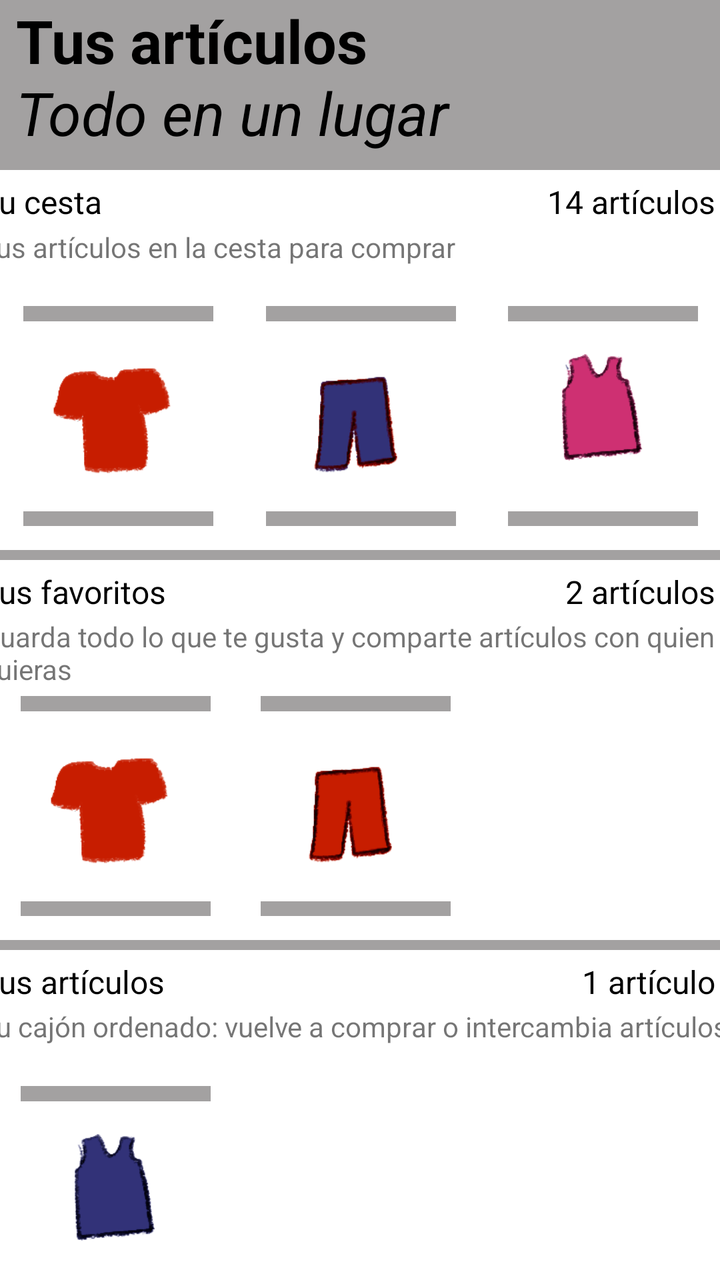
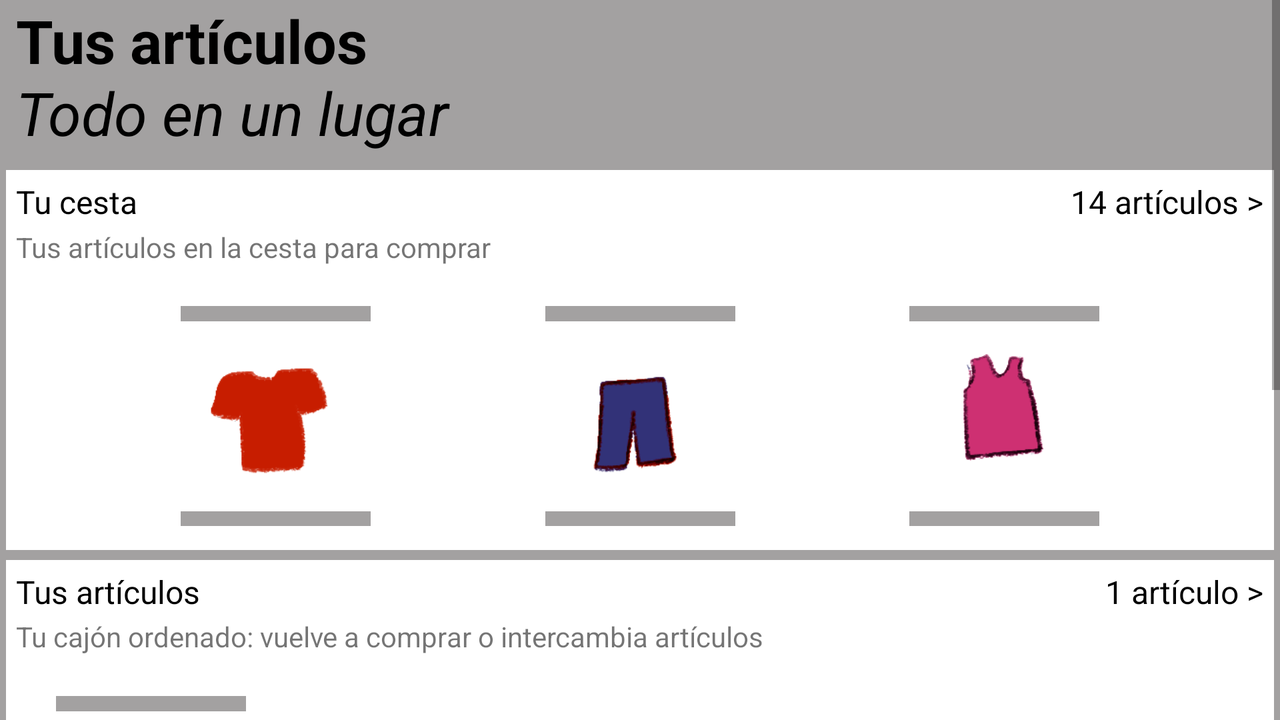

An Android layout and its configuration variant, each rendered on a device that would load it. The default file and the variant file are quoted in full after the pictures.
<!-- AndroidManifest.xml: application theme Theme.Tienda -->
<!-- res/layout/fragment_dashboard.xml -->
<?xml version="1.0" encoding="utf-8"?>
<androidx.constraintlayout.widget.ConstraintLayout xmlns:android="http://schemas.android.com/apk/res/android"
    xmlns:app="http://schemas.android.com/apk/res-auto"
    xmlns:tools="http://schemas.android.com/tools"
    android:layout_width="match_parent"
    android:layout_height="match_parent"
    android:background="#A3A1A1"
    tools:context=".ui.dashboard.DashboardFragment">

    <TextView
        android:id="@+id/text_dashboard"
        android:layout_width="match_parent"
        android:layout_height="wrap_content"
        android:layout_marginStart="8dp"
        android:layout_marginTop="8dp"
        android:layout_marginEnd="8dp"
        android:textAlignment="center"
        android:textSize="20sp"
        android:visibility="invisible"
        app:layout_constraintBottom_toBottomOf="parent"
        app:layout_constraintEnd_toEndOf="parent"
        app:layout_constraintHorizontal_bias="0.0"
        app:layout_constraintStart_toStartOf="parent"
        app:layout_constraintTop_toTopOf="parent"
        app:layout_constraintVertical_bias="0.992" />

    <TextView
        android:id="@+id/textView10"
        android:layout_width="216dp"
        android:layout_height="36dp"
        android:layout_marginStart="8dp"
        android:layout_marginEnd="245dp"
        android:text="Tus artículos"
        android:textColor="#000000"
        android:textSize="30sp"
        android:textStyle="bold"
        app:layout_constraintBottom_toTopOf="@+id/text_dashboard"
        app:layout_constraintEnd_toEndOf="parent"
        app:layout_constraintHorizontal_bias="0.0"
        app:layout_constraintStart_toStartOf="parent"
        app:layout_constraintTop_toTopOf="parent"
        app:layout_constraintVertical_bias="0.0" />

    <TextView
        android:id="@+id/textView11"
        android:layout_width="231dp"
        android:layout_height="44dp"
        android:layout_marginStart="8dp"
        android:layout_marginEnd="186dp"
        android:text="Todo en un lugar"
        android:textColor="#000000"
        android:textSize="30sp"
        android:textStyle="italic"
        app:layout_constraintEnd_toEndOf="parent"
        app:layout_constraintHorizontal_bias="0.0"
        app:layout_constraintStart_toStartOf="parent"
        app:layout_constraintTop_toBottomOf="@+id/textView10" />

    <androidx.constraintlayout.widget.ConstraintLayout
        android:id="@+id/Cesta10"
        android:layout_width="390dp"
        android:layout_height="190dp"
        android:layout_marginStart="3dp"
        android:layout_marginTop="5dp"
        android:layout_marginEnd="3dp"
        android:background="@color/white"
        android:clickable="true"
        app:layout_constraintEnd_toEndOf="parent"
        app:layout_constraintStart_toStartOf="parent"
        app:layout_constraintTop_toBottomOf="@+id/textView11">

        <TextView
            android:id="@+id/textView22"
            android:layout_width="87dp"
            android:layout_height="20dp"
            android:layout_marginStart="5dp"
            android:layout_marginTop="5dp"
            android:text="Tu cesta"
            android:textColor="#000000"
            android:textSize="16sp"
            app:layout_constraintStart_toStartOf="parent"
            app:layout_constraintTop_toTopOf="parent" />

        <TextView
            android:id="@+id/textView23"
            android:layout_width="wrap_content"
            android:layout_height="wrap_content"
            android:layout_marginTop="5dp"
            android:layout_marginEnd="5dp"
            android:text="14 artículos >"
            android:textColor="#000000"
            android:textSize="16sp"
            app:layout_constraintEnd_toEndOf="parent"
            app:layout_constraintTop_toTopOf="parent" />

        <ImageView
            android:id="@+id/imageView7"
            android:layout_width="95dp"
            android:layout_height="110dp"
            android:layout_marginStart="25dp"
            android:layout_marginBottom="12dp"
            android:background="#A3A1A1"
            android:src="@drawable/ilustraci_n_sin_t_tulo_4"
            app:layout_constraintBottom_toBottomOf="parent"
            app:layout_constraintEnd_toStartOf="@+id/imageView8"
            app:layout_constraintStart_toStartOf="parent" />

        <ImageView
            android:id="@+id/imageView8"
            android:layout_width="95dp"
            android:layout_height="110dp"
            android:layout_marginStart="25dp"
            android:layout_marginEnd="25dp"
            android:layout_marginBottom="12dp"
            android:background="#A3A1A1"
            android:src="@drawable/ilustraci_n_sin_t_tulo_2"
            app:layout_constraintBottom_toBottomOf="parent"
            app:layout_constraintEnd_toStartOf="@+id/imageView9"
            app:layout_constraintStart_toEndOf="@+id/imageView7" />

        <TextView
            android:id="@+id/textView24"
            android:layout_width="wrap_content"
            android:layout_height="wrap_content"
            android:layout_marginStart="5dp"
            android:layout_marginTop="2dp"
            android:layout_marginBottom="18dp"
            android:text="Tus artículos en la cesta para comprar"
            android:textSize="14sp"
            app:layout_constraintBottom_toTopOf="@+id/imageView7"
            app:layout_constraintStart_toStartOf="parent"
            app:layout_constraintTop_toBottomOf="@+id/textView22" />

        <ImageView
            android:id="@+id/imageView9"
            android:layout_width="95dp"
            android:layout_height="110dp"
            android:layout_marginEnd="25dp"
            android:layout_marginBottom="12dp"
            android:background="#A3A1A1"
            android:src="@drawable/ilustraci_n_sin_t_tulo"
            app:layout_constraintBottom_toBottomOf="parent"
            app:layout_constraintEnd_toEndOf="parent"
            app:layout_constraintStart_toEndOf="@+id/imageView8" />
    </androidx.constraintlayout.widget.ConstraintLayout>

    <androidx.constraintlayout.widget.ConstraintLayout
        android:id="@+id/favoritos10"
        android:layout_width="390dp"
        android:layout_height="190dp"
        android:layout_marginStart="3dp"
        android:layout_marginTop="5dp"
        android:layout_marginEnd="3dp"
        android:background="@color/white"
        app:layout_constraintEnd_toEndOf="parent"
        app:layout_constraintStart_toStartOf="parent"
        app:layout_constraintTop_toBottomOf="@+id/Cesta10">

        <TextView
            android:id="@+id/textView25"
            android:layout_width="wrap_content"
            android:layout_height="wrap_content"
            android:layout_marginStart="5dp"
            android:layout_marginTop="5dp"
            android:text="Tus favoritos"
            android:textColor="#000000"
            android:textSize="16sp"
            app:layout_constraintStart_toStartOf="parent"
            app:layout_constraintTop_toTopOf="parent" />

        <ImageView
            android:id="@+id/imageView10"
            android:layout_width="95dp"
            android:layout_height="110dp"
            android:layout_marginStart="25dp"
            android:layout_marginBottom="12dp"
            android:background="#A3A1A1"
            android:src="@drawable/ilustraci_n_sin_t_tulo_4"
            app:layout_constraintBottom_toBottomOf="parent"
            app:layout_constraintEnd_toStartOf="@+id/imageView11"
            app:layout_constraintStart_toStartOf="parent" />

        <ImageView
            android:id="@+id/imageView11"
            android:layout_width="95dp"
            android:layout_height="110dp"
            android:layout_marginStart="25dp"
            android:layout_marginBottom="12dp"
            android:background="#A3A1A1"
            android:src="@drawable/ilustraci_n_sin_t_tulo_3"
            app:layout_constraintBottom_toBottomOf="parent"
            app:layout_constraintStart_toEndOf="@+id/imageView10" />

        <TextView
            android:id="@+id/textView26"
            android:layout_width="wrap_content"
            android:layout_height="wrap_content"
            android:layout_marginTop="5dp"
            android:layout_marginEnd="5dp"
            android:text="2 artículos >"
            android:textColor="#000000"
            android:textSize="16sp"
            app:layout_constraintEnd_toEndOf="parent"
            app:layout_constraintTop_toTopOf="parent" />

        <TextView
            android:id="@+id/textView27"
            android:layout_width="wrap_content"
            android:layout_height="wrap_content"
            android:layout_marginStart="5dp"
            android:layout_marginTop="2dp"
            android:text="Guarda todo lo que te gusta y comparte artículos con quien quieras"
            app:layout_constraintStart_toStartOf="parent"
            app:layout_constraintTop_toBottomOf="@+id/textView25" />

    </androidx.constraintlayout.widget.ConstraintLayout>

    <androidx.constraintlayout.widget.ConstraintLayout
        android:id="@+id/articulos10"
        android:layout_width="390dp"
        android:layout_height="190dp"
        android:layout_marginStart="3dp"
        android:layout_marginTop="5dp"
        android:layout_marginEnd="3dp"
        android:background="@color/white"
        app:layout_constraintEnd_toEndOf="parent"
        app:layout_constraintStart_toStartOf="parent"
        app:layout_constraintTop_toBottomOf="@+id/favoritos10">

        <TextView
            android:id="@+id/textView28"
            android:layout_width="wrap_content"
            android:layout_height="wrap_content"
            android:layout_marginStart="5dp"
            android:layout_marginTop="5dp"
            android:text="Tus artículos"
            android:textColor="#000000"
            android:textSize="16sp"
            app:layout_constraintStart_toStartOf="parent"
            app:layout_constraintTop_toTopOf="parent" />

        <TextView
            android:id="@+id/textView29"
            android:layout_width="wrap_content"
            android:layout_height="wrap_content"
            android:layout_marginTop="5dp"
            android:layout_marginEnd="5dp"
            android:text="1 artículo >"
            android:textColor="#000000"
            android:textSize="16sp"
            app:layout_constraintEnd_toEndOf="parent"
            app:layout_constraintTop_toTopOf="parent" />

        <TextView
            android:id="@+id/textView30"
            android:layout_width="wrap_content"
            android:layout_height="wrap_content"
            android:layout_marginStart="5dp"
            android:layout_marginTop="2dp"
            android:text="Tu cajón ordenado: vuelve a comprar o intercambia artículos"
            app:layout_constraintStart_toStartOf="parent"
            app:layout_constraintTop_toBottomOf="@+id/textView28" />

        <ImageView
            android:id="@+id/imageView12"
            android:layout_width="95dp"
            android:layout_height="110dp"
            android:layout_marginStart="25dp"
            android:layout_marginBottom="12dp"
            android:background="#A3A1A1"
            android:src="@drawable/ilustraci_n_sin_t_tulo_1"
            app:layout_constraintBottom_toBottomOf="parent"
            app:layout_constraintStart_toStartOf="parent" />
    </androidx.constraintlayout.widget.ConstraintLayout>

</androidx.constraintlayout.widget.ConstraintLayout>
<!-- resources referenced by this layout -->
<resources>
  <!-- drawable ilustraci_n_sin_t_tulo: png bitmap (drawable, 9968 bytes) -->
  <!-- drawable ilustraci_n_sin_t_tulo_1: png bitmap (drawable, 9458 bytes) -->
  <!-- drawable ilustraci_n_sin_t_tulo_2: png bitmap (drawable, 10262 bytes) -->
  <!-- drawable ilustraci_n_sin_t_tulo_3: png bitmap (drawable, 9675 bytes) -->
  <!-- drawable ilustraci_n_sin_t_tulo_4: png bitmap (drawable, 7525 bytes) -->
  <style name="Theme.Tienda" parent="Theme.MaterialComponents.DayNight.DarkActionBar">
          
          <item name="colorPrimary">#03A9F4</item>
          <item name="colorPrimaryVariant">#03A9F4</item>
          <item name="colorOnPrimary">#B5F7FF</item>
          
          <item name="colorSecondary">@color/teal_200</item>
          <item name="colorSecondaryVariant">@color/teal_700</item>
          <item name="colorOnSecondary">@color/black</item>
          
          <item name="android:statusBarColor">?attr/colorPrimaryVariant</item>
          
      </style>
</resources>
<!-- res/layout-land/fragment_dashboard.xml (the author's variant of the layout above) -->
<!-- drawn on the phone turned sideways -->
<?xml version="1.0" encoding="utf-8"?>
<androidx.constraintlayout.widget.ConstraintLayout xmlns:android="http://schemas.android.com/apk/res/android"
    xmlns:app="http://schemas.android.com/apk/res-auto"
    xmlns:tools="http://schemas.android.com/tools"
    android:layout_width="match_parent"
    android:layout_height="match_parent"
    android:background="#A3A1A1"
    tools:context=".ui.dashboard.DashboardFragment">

    <ScrollView
        android:layout_width="match_parent"
        android:layout_height="match_parent">

        <LinearLayout
            android:layout_width="match_parent"
            android:layout_height="wrap_content"
            android:orientation="vertical" >

            <TextView
                android:id="@+id/textView10"
                android:layout_width="216dp"
                android:layout_height="36dp"
                android:layout_marginStart="8dp"
                android:layout_marginEnd="245dp"
                android:text="Tus artículos"
                android:textColor="#000000"
                android:textSize="30sp"
                android:textStyle="bold" />

            <TextView
                android:id="@+id/textView11"
                android:layout_width="231dp"
                android:layout_height="44dp"
                android:layout_marginStart="8dp"
                android:layout_marginEnd="186dp"
                android:text="Todo en un lugar"
                android:textColor="#000000"
                android:textSize="30sp"
                android:textStyle="italic" />

            <androidx.constraintlayout.widget.ConstraintLayout
                android:id="@+id/Cesta10"
                android:layout_width="match_parent"
                android:layout_height="190dp"
                android:layout_gravity="center"
                android:layout_marginStart="3dp"
                android:layout_marginTop="5dp"
                android:layout_marginEnd="3dp"
                android:background="@color/white"
                android:clickable="true"
                android:onClick="abrirCesta">

                <TextView
                    android:id="@+id/textView22"
                    android:layout_width="87dp"
                    android:layout_height="20dp"
                    android:layout_marginStart="5dp"
                    android:layout_marginTop="5dp"
                    android:text="Tu cesta"
                    android:textColor="#000000"
                    android:textSize="16sp"
                    app:layout_constraintStart_toStartOf="parent"
                    app:layout_constraintTop_toTopOf="parent" />

                <TextView
                    android:id="@+id/textView23"
                    android:layout_width="wrap_content"
                    android:layout_height="wrap_content"
                    android:layout_marginTop="5dp"
                    android:layout_marginEnd="5dp"
                    android:text="14 artículos >"
                    android:textColor="#000000"
                    android:textSize="16sp"
                    app:layout_constraintEnd_toEndOf="parent"
                    app:layout_constraintTop_toTopOf="parent" />

                <ImageView
                    android:id="@+id/imageView7"
                    android:layout_width="95dp"
                    android:layout_height="110dp"
                    android:layout_marginStart="25dp"
                    android:layout_marginBottom="12dp"
                    android:background="#A3A1A1"
                    android:src="@drawable/ilustraci_n_sin_t_tulo_4"
                    app:layout_constraintBottom_toBottomOf="parent"
                    app:layout_constraintEnd_toStartOf="@+id/imageView8"
                    app:layout_constraintStart_toStartOf="parent" />

                <ImageView
                    android:id="@+id/imageView8"
                    android:layout_width="95dp"
                    android:layout_height="110dp"
                    android:layout_marginStart="25dp"
                    android:layout_marginEnd="25dp"
                    android:layout_marginBottom="12dp"
                    android:background="#A3A1A1"
                    android:src="@drawable/ilustraci_n_sin_t_tulo_2"
                    app:layout_constraintBottom_toBottomOf="parent"
                    app:layout_constraintEnd_toStartOf="@+id/imageView9"
                    app:layout_constraintStart_toEndOf="@+id/imageView7" />

                <TextView
                    android:id="@+id/textView24"
                    android:layout_width="wrap_content"
                    android:layout_height="wrap_content"
                    android:layout_marginStart="5dp"
                    android:layout_marginTop="2dp"
                    android:layout_marginBottom="18dp"
                    android:text="Tus artículos en la cesta para comprar"
                    android:textSize="14sp"
                    app:layout_constraintBottom_toTopOf="@+id/imageView7"
                    app:layout_constraintStart_toStartOf="parent"
                    app:layout_constraintTop_toBottomOf="@+id/textView22" />

                <ImageView
                    android:id="@+id/imageView9"
                    android:layout_width="95dp"
                    android:layout_height="110dp"
                    android:layout_marginEnd="25dp"
                    android:layout_marginBottom="12dp"
                    android:background="#A3A1A1"
                    android:src="@drawable/ilustraci_n_sin_t_tulo"
                    app:layout_constraintBottom_toBottomOf="parent"
                    app:layout_constraintEnd_toEndOf="parent"
                    app:layout_constraintStart_toEndOf="@+id/imageView8" />
            </androidx.constraintlayout.widget.ConstraintLayout>

            <androidx.constraintlayout.widget.ConstraintLayout
                android:id="@+id/articulos10"
                android:layout_width="match_parent"
                android:layout_height="190dp"
                android:layout_gravity="center"
                android:layout_marginStart="3dp"
                android:layout_marginTop="5dp"
                android:layout_marginEnd="3dp"
                android:background="@color/white">

                <TextView
                    android:id="@+id/textView28"
                    android:layout_width="wrap_content"
                    android:layout_height="wrap_content"
                    android:layout_marginStart="5dp"
                    android:layout_marginTop="5dp"
                    android:text="Tus artículos"
                    android:textColor="#000000"
                    android:textSize="16sp"
                    app:layout_constraintStart_toStartOf="parent"
                    app:layout_constraintTop_toTopOf="parent" />

                <TextView
                    android:id="@+id/textView29"
                    android:layout_width="wrap_content"
                    android:layout_height="wrap_content"
                    android:layout_marginTop="5dp"
                    android:layout_marginEnd="5dp"
                    android:text="1 artículo >"
                    android:textColor="#000000"
                    android:textSize="16sp"
                    app:layout_constraintEnd_toEndOf="parent"
                    app:layout_constraintTop_toTopOf="parent" />

                <TextView
                    android:id="@+id/textView30"
                    android:layout_width="wrap_content"
                    android:layout_height="wrap_content"
                    android:layout_marginStart="5dp"
                    android:layout_marginTop="2dp"
                    android:text="Tu cajón ordenado: vuelve a comprar o intercambia artículos"
                    app:layout_constraintStart_toStartOf="parent"
                    app:layout_constraintTop_toBottomOf="@+id/textView28" />

                <ImageView
                    android:id="@+id/imageView12"
                    android:layout_width="95dp"
                    android:layout_height="110dp"
                    android:layout_marginStart="25dp"
                    android:layout_marginBottom="12dp"
                    android:background="#A3A1A1"
                    android:src="@drawable/ilustraci_n_sin_t_tulo_1"
                    app:layout_constraintBottom_toBottomOf="parent"
                    app:layout_constraintStart_toStartOf="parent" />
            </androidx.constraintlayout.widget.ConstraintLayout>

            <androidx.constraintlayout.widget.ConstraintLayout
                android:id="@+id/favoritos10"
                android:layout_width="390dp"
                android:layout_height="190dp"
                android:layout_marginStart="3dp"
                android:layout_marginTop="5dp"
                android:layout_marginEnd="3dp"
                android:background="@color/white">

                <TextView
                    android:id="@+id/textView25"
                    android:layout_width="wrap_content"
                    android:layout_height="wrap_content"
                    android:layout_marginStart="5dp"
                    android:layout_marginTop="5dp"
                    android:text="Tus favoritos"
                    android:textColor="#000000"
                    android:textSize="16sp"
                    app:layout_constraintStart_toStartOf="parent"
                    app:layout_constraintTop_toTopOf="parent" />

                <ImageView
                    android:id="@+id/imageView10"
                    android:layout_width="95dp"
                    android:layout_height="110dp"
                    android:layout_marginStart="25dp"
                    android:layout_marginBottom="12dp"
                    android:background="#A3A1A1"
                    android:src="@drawable/ilustraci_n_sin_t_tulo_4"
                    app:layout_constraintBottom_toBottomOf="parent"
                    app:layout_constraintEnd_toStartOf="@+id/imageView11"
                    app:layout_constraintStart_toStartOf="parent" />

                <ImageView
                    android:id="@+id/imageView11"
                    android:layout_width="95dp"
                    android:layout_height="110dp"
                    android:layout_marginStart="25dp"
                    android:layout_marginBottom="12dp"
                    android:background="#A3A1A1"
                    android:src="@drawable/ilustraci_n_sin_t_tulo_3"
                    app:layout_constraintBottom_toBottomOf="parent"
                    app:layout_constraintStart_toEndOf="@+id/imageView10" />

                <TextView
                    android:id="@+id/textView26"
                    android:layout_width="wrap_content"
                    android:layout_height="wrap_content"
                    android:layout_marginTop="5dp"
                    android:layout_marginEnd="5dp"
                    android:text="2 artículos >"
                    android:textColor="#000000"
                    android:textSize="16sp"
                    app:layout_constraintEnd_toEndOf="parent"
                    app:layout_constraintTop_toTopOf="parent" />

                <TextView
                    android:id="@+id/textView27"
                    android:layout_width="wrap_content"
                    android:layout_height="wrap_content"
                    android:layout_marginStart="5dp"
                    android:layout_marginTop="2dp"
                    android:text="Guarda todo lo que te gusta y comparte artículos con quien quieras"
                    app:layout_constraintStart_toStartOf="parent"
                    app:layout_constraintTop_toBottomOf="@+id/textView25" />

            </androidx.constraintlayout.widget.ConstraintLayout>

        </LinearLayout>
    </ScrollView>

</androidx.constraintlayout.widget.ConstraintLayout>
